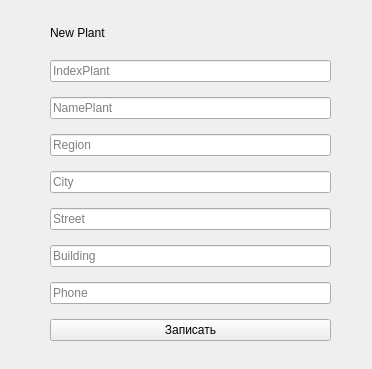
<?xml version="1.0" encoding="UTF-8"?>
<ui version="4.0">
 <class>Form</class>
 <widget class="QWidget" name="Form">
  <property name="geometry">
   <rect>
    <x>0</x>
    <y>0</y>
    <width>372</width>
    <height>369</height>
   </rect>
  </property>
  <property name="windowTitle">
   <string>Form</string>
  </property>
  <widget class="QWidget" name="verticalLayoutWidget">
   <property name="geometry">
    <rect>
     <x>50</x>
     <y>20</y>
     <width>281</width>
     <height>321</height>
    </rect>
   </property>
   <layout class="QVBoxLayout" name="verticalLayout">
    <property name="spacing">
     <number>15</number>
    </property>
    <property name="leftMargin">
     <number>0</number>
    </property>
    <item>
     <widget class="QLabel" name="label">
      <property name="styleSheet">
       <string notr="true">font: 24pt &quot;Times New Roman&quot;;</string>
      </property>
      <property name="text">
       <string>New Plant</string>
      </property>
     </widget>
    </item>
    <item>
     <widget class="QLineEdit" name="IndexPlant">
      <property name="placeholderText">
       <string>IndexPlant</string>
      </property>
     </widget>
    </item>
    <item>
     <widget class="QLineEdit" name="NamePlant">
      <property name="placeholderText">
       <string>NamePlant </string>
      </property>
     </widget>
    </item>
    <item>
     <widget class="QLineEdit" name="Region">
      <property name="placeholderText">
       <string>Region</string>
      </property>
     </widget>
    </item>
    <item>
     <widget class="QLineEdit" name="City">
      <property name="placeholderText">
       <string>City</string>
      </property>
     </widget>
    </item>
    <item>
     <widget class="QLineEdit" name="Street">
      <property name="placeholderText">
       <string>Street</string>
      </property>
     </widget>
    </item>
    <item>
     <widget class="QLineEdit" name="Building">
      <property name="placeholderText">
       <string>Building</string>
      </property>
     </widget>
    </item>
    <item>
     <widget class="QLineEdit" name="Phone">
      <property name="placeholderText">
       <string>Phone</string>
      </property>
     </widget>
    </item>
    <item>
     <widget class="QPushButton" name="add">
      <property name="text">
       <string>Записать</string>
      </property>
     </widget>
    </item>
   </layout>
  </widget>
 </widget>
 <resources/>
 <connections/>
</ui>
